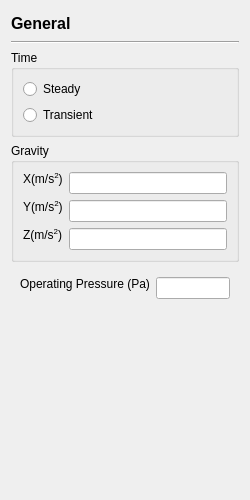
<?xml version="1.0" encoding="UTF-8"?>
<ui version="4.0">
 <class>GeneralPage</class>
 <widget class="QWidget" name="GeneralPage">
  <property name="geometry">
   <rect>
    <x>0</x>
    <y>0</y>
    <width>250</width>
    <height>500</height>
   </rect>
  </property>
  <property name="sizePolicy">
   <sizepolicy hsizetype="Preferred" vsizetype="Minimum">
    <horstretch>0</horstretch>
    <verstretch>0</verstretch>
   </sizepolicy>
  </property>
  <property name="minimumSize">
   <size>
    <width>0</width>
    <height>0</height>
   </size>
  </property>
  <property name="windowTitle">
   <string>Form</string>
  </property>
  <layout class="QVBoxLayout" name="verticalLayout_2">
   <item>
    <widget class="QLabel" name="title">
     <property name="minimumSize">
      <size>
       <width>0</width>
       <height>24</height>
      </size>
     </property>
     <property name="font">
      <font>
       <pointsize>12</pointsize>
       <bold>true</bold>
      </font>
     </property>
     <property name="text">
      <string>General</string>
     </property>
    </widget>
   </item>
   <item>
    <widget class="Line" name="line">
     <property name="orientation">
      <enum>Qt::Horizontal</enum>
     </property>
    </widget>
   </item>
   <item>
    <widget class="QGroupBox" name="groupBox">
     <property name="sizePolicy">
      <sizepolicy hsizetype="Expanding" vsizetype="Fixed">
       <horstretch>0</horstretch>
       <verstretch>0</verstretch>
      </sizepolicy>
     </property>
     <property name="title">
      <string>Time</string>
     </property>
     <layout class="QVBoxLayout" name="verticalLayout">
      <item>
       <widget class="QRadioButton" name="steady">
        <property name="text">
         <string>Steady</string>
        </property>
       </widget>
      </item>
      <item>
       <widget class="QRadioButton" name="transient_">
        <property name="text">
         <string>Transient</string>
        </property>
       </widget>
      </item>
     </layout>
    </widget>
   </item>
   <item>
    <widget class="QGroupBox" name="gravity">
     <property name="title">
      <string>Gravity</string>
     </property>
     <layout class="QFormLayout" name="formLayout">
      <item row="0" column="0">
       <widget class="QLabel" name="label_x">
        <property name="sizePolicy">
         <sizepolicy hsizetype="Preferred" vsizetype="Fixed">
          <horstretch>0</horstretch>
          <verstretch>0</verstretch>
         </sizepolicy>
        </property>
        <property name="text">
         <string>X(m/s&lt;sup&gt;2&lt;/sup&gt;)</string>
        </property>
       </widget>
      </item>
      <item row="0" column="1">
       <widget class="QLineEdit" name="gravityX">
        <property name="enabled">
         <bool>true</bool>
        </property>
        <property name="text">
         <string/>
        </property>
       </widget>
      </item>
      <item row="1" column="0">
       <widget class="QLabel" name="label_y">
        <property name="sizePolicy">
         <sizepolicy hsizetype="Preferred" vsizetype="Fixed">
          <horstretch>0</horstretch>
          <verstretch>0</verstretch>
         </sizepolicy>
        </property>
        <property name="text">
         <string>Y(m/s&lt;sup&gt;2&lt;/sup&gt;)</string>
        </property>
       </widget>
      </item>
      <item row="1" column="1">
       <widget class="QLineEdit" name="gravityY">
        <property name="text">
         <string/>
        </property>
       </widget>
      </item>
      <item row="2" column="0">
       <widget class="QLabel" name="label_z">
        <property name="sizePolicy">
         <sizepolicy hsizetype="Preferred" vsizetype="Fixed">
          <horstretch>0</horstretch>
          <verstretch>0</verstretch>
         </sizepolicy>
        </property>
        <property name="text">
         <string>Z(m/s&lt;sup&gt;2&lt;/sup&gt;)</string>
        </property>
       </widget>
      </item>
      <item row="2" column="1">
       <widget class="QLineEdit" name="gravityZ">
        <property name="text">
         <string/>
        </property>
       </widget>
      </item>
     </layout>
    </widget>
   </item>
   <item>
    <widget class="QWidget" name="widget" native="true">
     <layout class="QFormLayout" name="formLayout_2">
      <item row="0" column="0">
       <widget class="QLabel" name="label">
        <property name="sizePolicy">
         <sizepolicy hsizetype="Preferred" vsizetype="Fixed">
          <horstretch>0</horstretch>
          <verstretch>0</verstretch>
         </sizepolicy>
        </property>
        <property name="text">
         <string>Operating Pressure (Pa)</string>
        </property>
       </widget>
      </item>
      <item row="0" column="1">
       <widget class="QLineEdit" name="operatingPressure">
        <property name="enabled">
         <bool>true</bool>
        </property>
        <property name="text">
         <string/>
        </property>
       </widget>
      </item>
     </layout>
    </widget>
   </item>
   <item>
    <spacer name="verticalSpacer">
     <property name="orientation">
      <enum>Qt::Vertical</enum>
     </property>
     <property name="sizeHint" stdset="0">
      <size>
       <width>20</width>
       <height>40</height>
      </size>
     </property>
    </spacer>
   </item>
  </layout>
 </widget>
 <resources/>
 <connections/>
</ui>
